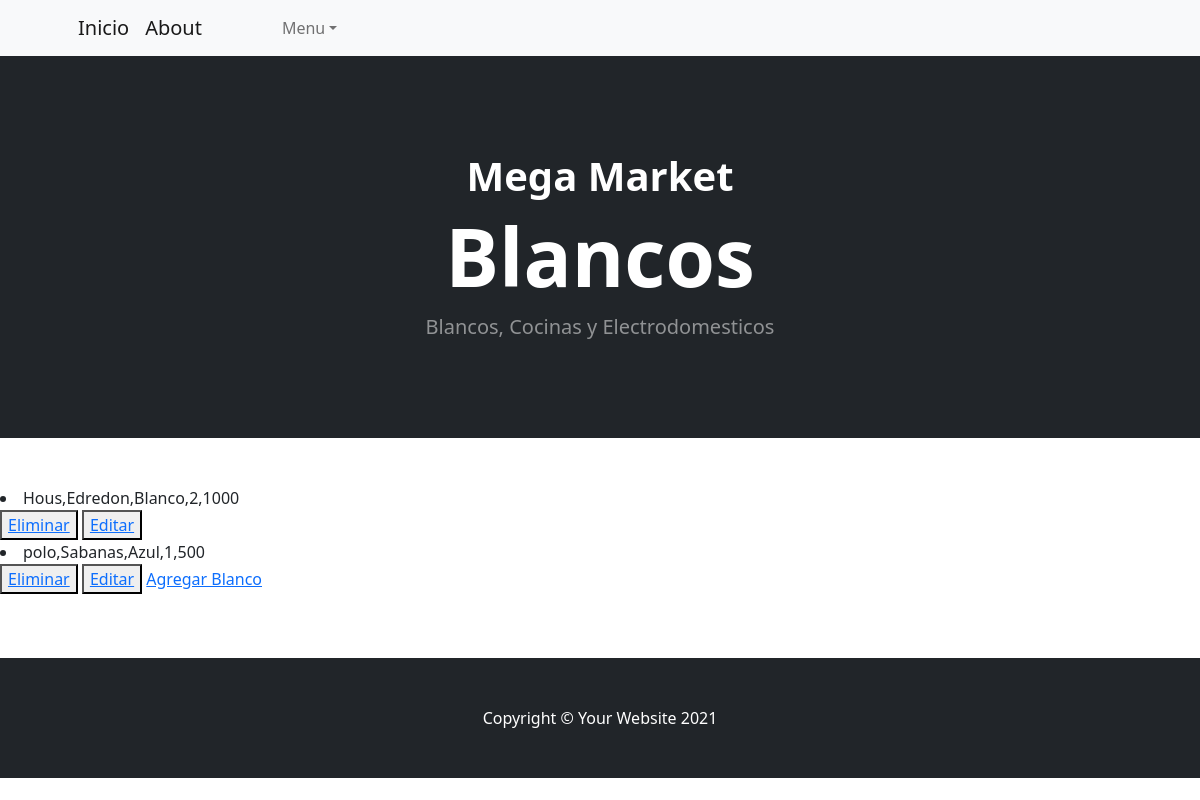
/AppHogar/leerBlancos, run on an earlier commit of the app's database.
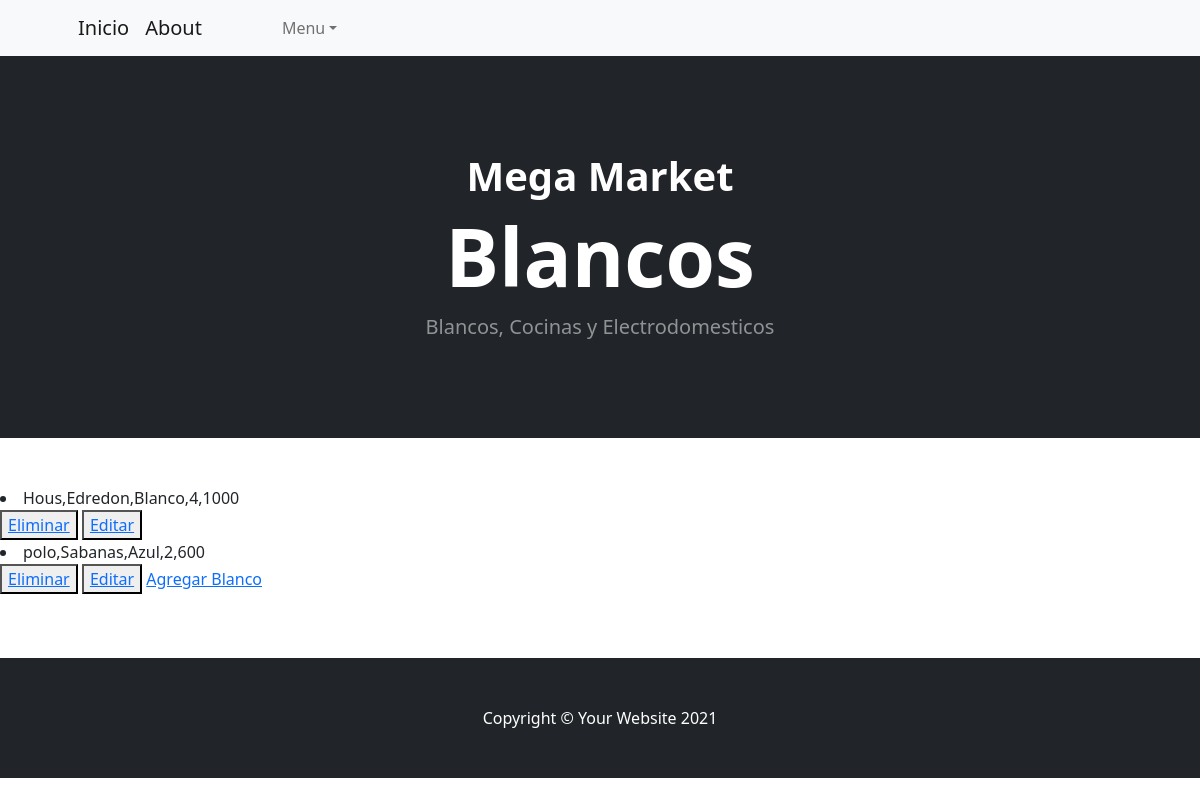
And on a later commit of the database.
### AppHogar/models.py (models this page shows)
class Blanco(models.Model):
    marca = models.CharField(max_length=60)
    descripcion = models.CharField(max_length=60)
    color = models.CharField(max_length=30)
    plazas = models.IntegerField()
    precio = models.IntegerField()
    def __str__(self):
        return f"{self.marca},{self.descripcion},{self.color},{self.plazas},{self.precio}"

### AppHogar/views.py (the view)
# urls.py: path('leerBlancos', views.leerBlancos, name='LeerBlancos'),
def leerBlancos(request):
    blancos = Blanco.objects.all()
    dir =  {'blancos': blancos} #contexto
    return render(request, 'AppHogar/leerBlancos.html', dir)

### AppHogar/templates/AppHogar/leerBlancos.html (shortened to what this page needs)
{%extends "AppInicio/base.html"%}
{%load static%}
{%block head%}
<h1 class="display-6 fw-bolder">Mega Market</h1>
<h1 class="display-1 fw-bolder">Blancos </h1>
<p class="lead fw-normal text-white-50 mb-0">Blancos, Cocinas y Electrodomesticos</p>
{%endblock%}
{%block contenido%}
   {%for b in blancos %}
        <li>{{ b }}</li>
        <button>
            <a href="{% url 'EliminarBlanco' b.descripcion %}">Eliminar</a>
        </button>
        <button> <a href="{% url 'EditarBlanco' b.descripcion %}">Editar</a></button>
    {% endfor %}
    <a href="{% url 'BlancoForm' %}">Agregar Blanco</a>
{%endblock%}

What changed in the data, as far as the page shows it:
changed Blanco: marca+descripcion+color "Hous,Edredon,Blanco,2,1000" → "Hous,Edredon,Blanco,4,1000"
changed Blanco: marca+descripcion+color "polo,Sabanas,Azul,1,500" → "polo,Sabanas,Azul,2,600"
